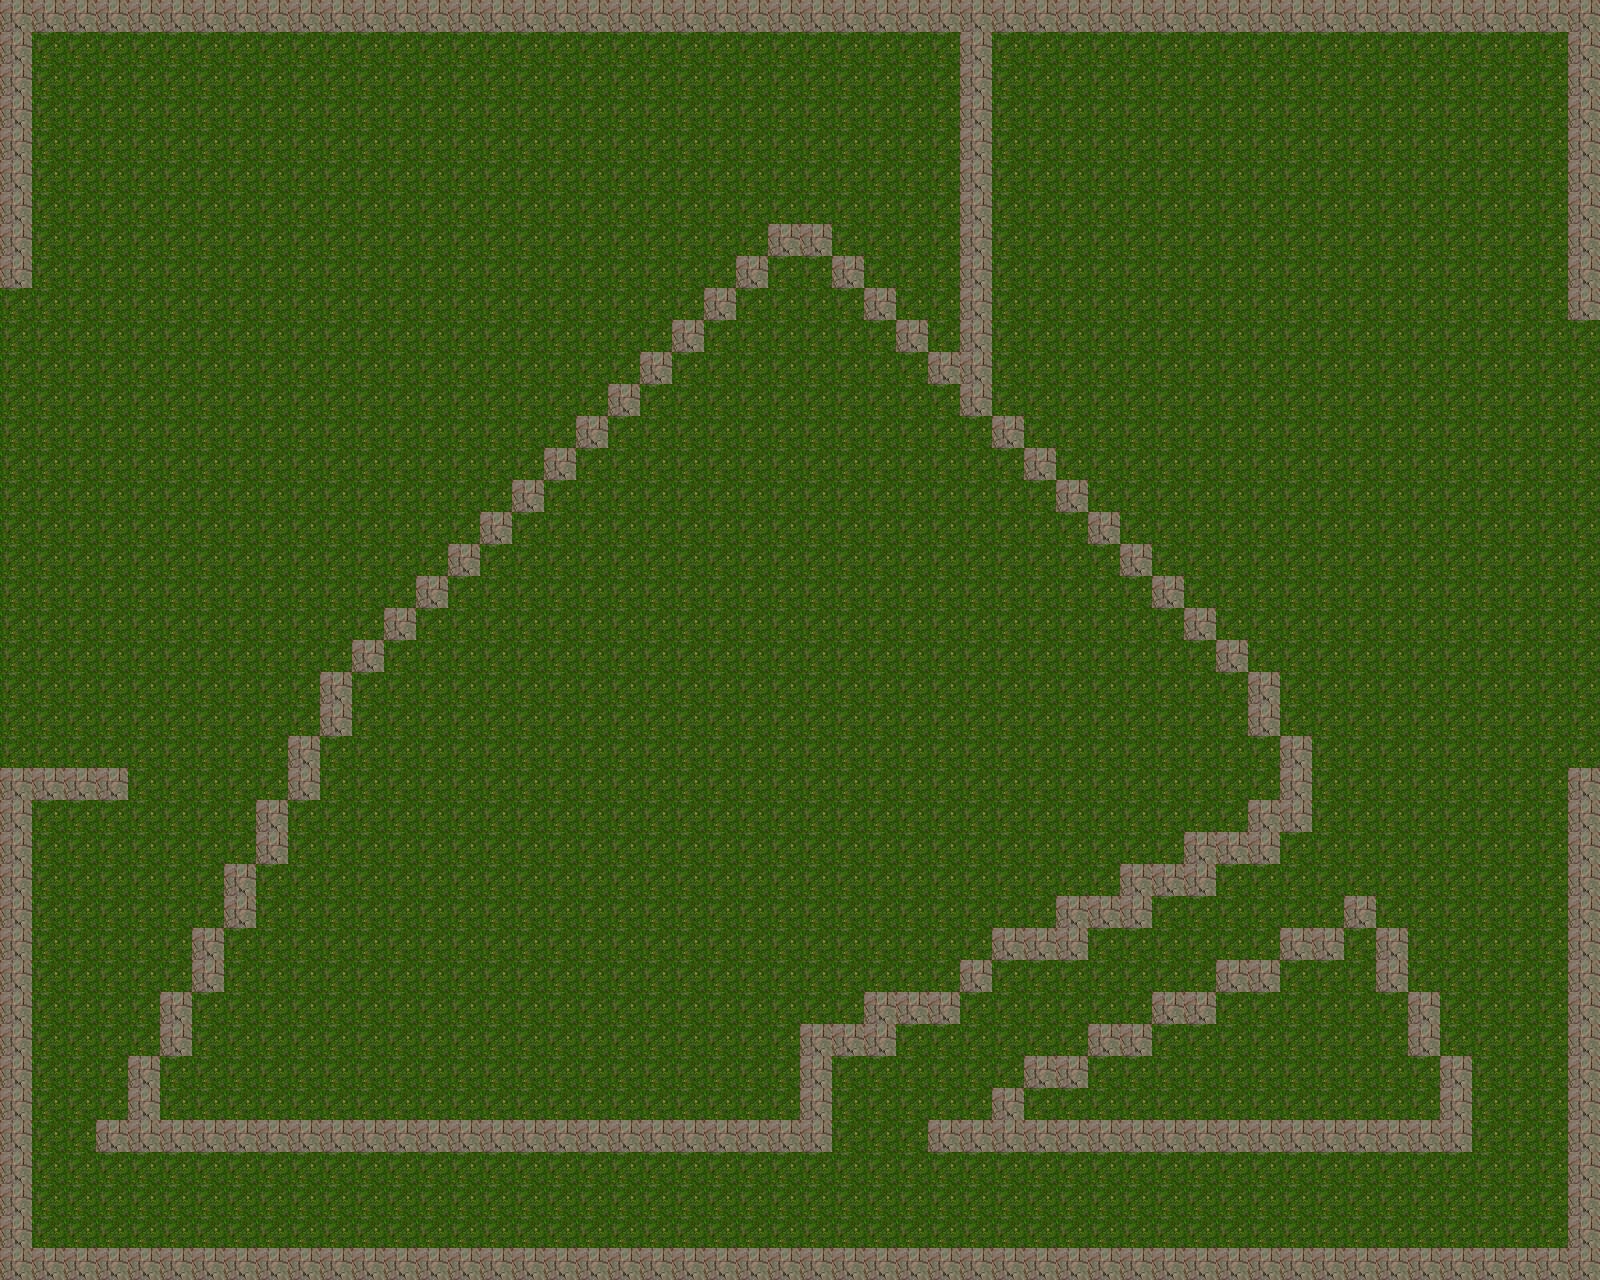

A 2D game scene composited from a Tiled map and its tileset images. What follows is a short description and the map's XML, with each tile layer's data collapsed to a summary:
An orthogonal 50x40 tile map with 32x32 px tiles, 1 tile layer (Tile Layer 1), 2 tilesets.

<map version="1.0" orientation="orthogonal" width="50" height="40" tilewidth="32" tileheight="32">
 <tileset firstgid="1" name="grass" tilewidth="32" tileheight="32">
  <image source="grass.png" width="128" height="128" />
 </tileset>
 <tileset firstgid="17" name="rocks" tilewidth="32" tileheight="32">
  <image source="rocks.png" width="128" height="128" />
  <tile id="0">
   <properties>
    <property name="blockType" value="0" />
    <property name="blocked" value="true" />
   </properties>
  </tile>
  <tile id="14">
   <properties>
    <property name="blockType" value="2" />
    <property name="blocked" value="true" />
   </properties>
  </tile>
  <tile id="15">
   <properties>
    <property name="blockType" value="3" />
    <property name="blocked" value="true" />
   </properties>
  </tile>
 </tileset>
 <layer name="Tile Layer 1" width="50" height="40">
  <data>[2000 cells, 2000 non-empty, 2 distinct tile ids]</data>
 </layer>
</map>
